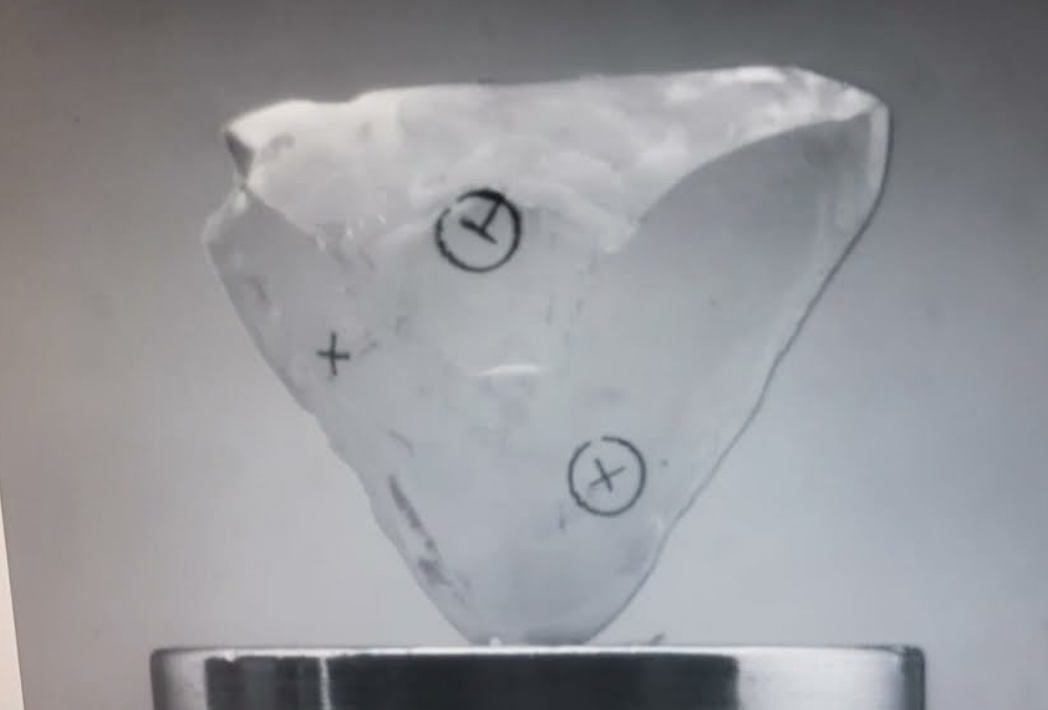
#> input picture full.png, 1048 x 710 px
$ python removebg_notworked.py
#> lines starting #> are read from the running program, lines starting #| are printed output that depends on the picture; after the words box and inside, x2 and y2 are one past the last pixel; in counts of white or black regions, pixels touching at a corner belong together
#> further down, img1 is the input picture: shape (710, 1048, 3); mean B, G, R 154.8, 150.7, 149.8
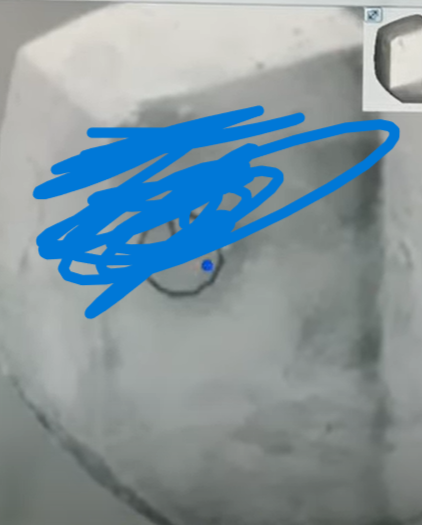
#> input picture full1.png, 422 x 525 px
#> further down, img3 is the input picture: shape (525, 422, 3); mean B, G, R 158.7, 149.2, 129.7
import cv2

import matplotlib
import numpy as np


from matplotlib import pyplot as plt


# Use this helper function if you are working in Jupyter Lab
# If not, then directly use cv2.imshow(<window name>, <image>)

def showimage(myimage):
    if (myimage.ndim > 2):  # This only applies to RGB or RGBA images (e.g. not to Black and White images)
        myimage = myimage[:, :, ::-1]  # OpenCV follows BGR order, while matplotlib likely follows RGB order

    fig, ax = plt.subplots(figsize=[10, 10])
    ax.imshow(myimage, cmap='gray', interpolation='bicubic')
    plt.xticks([]), plt.yticks([])  # to hide tick values on X and Y axis
    plt.show()

    # [60 lines left out: functions bgremove1, bgremove1, not called in this run]


def bgremove2(myimage):
    # First Convert to Grayscale
    myimage_grey = cv2.cvtColor(myimage, cv2.COLOR_BGR2GRAY)

    ret, baseline = cv2.threshold(myimage_grey, 127, 255, cv2.THRESH_TRUNC)
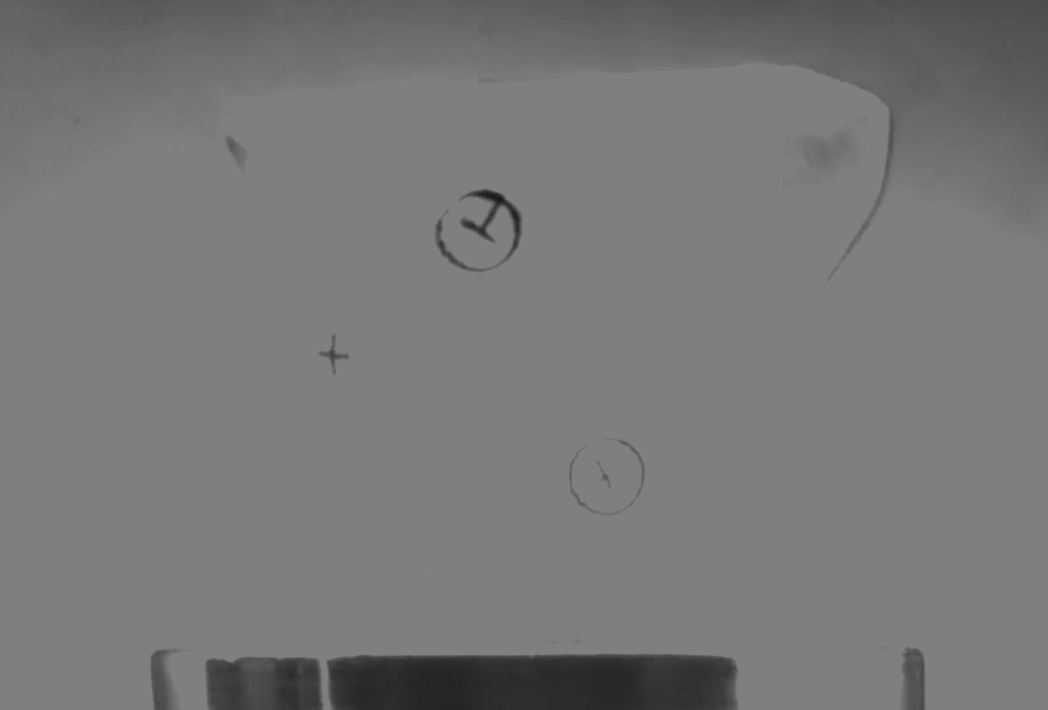
#> baseline: shape (710, 1048); min 26, max 127, mean 120.1

    ret, background = cv2.threshold(baseline, 126, 255, cv2.THRESH_BINARY)
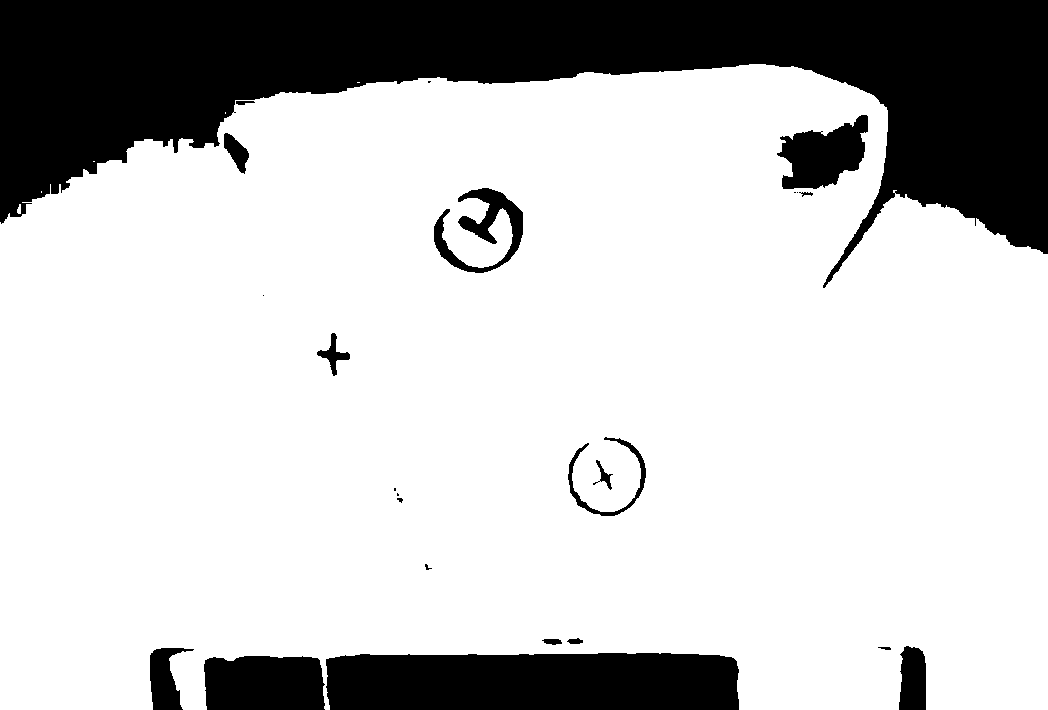
#> background: shape (710, 1048); 77.3% white; 24 black regions (8 under 20 px), largest, box (x1, y1, x2, y2) and area: (0, 0, 1048, 288) 127479, (326, 653, 739, 710) 22742, (204, 656, 325, 710) 6164

    ret, foreground = cv2.threshold(baseline, 126, 255, cv2.THRESH_BINARY_INV)

    foreground = cv2.bitwise_and(myimage, myimage,
                                 mask=foreground)  # Update foreground with bitwise_and to extract real foreground
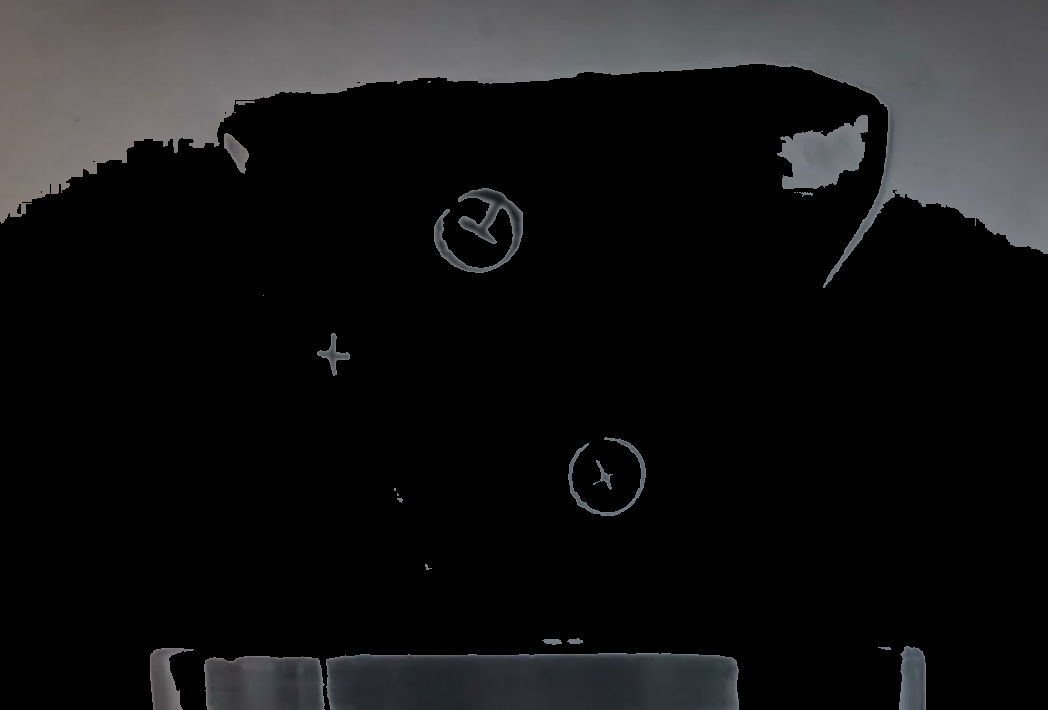
#> foreground: shape (710, 1048, 3); mean B, G, R 22.3, 21.7, 21.8

    # Convert black and white back into 3 channel greyscale
    background = cv2.cvtColor(background, cv2.COLOR_GRAY2BGR)

    # Combine the background and foreground to obtain our final image
    finalimage = background + foreground
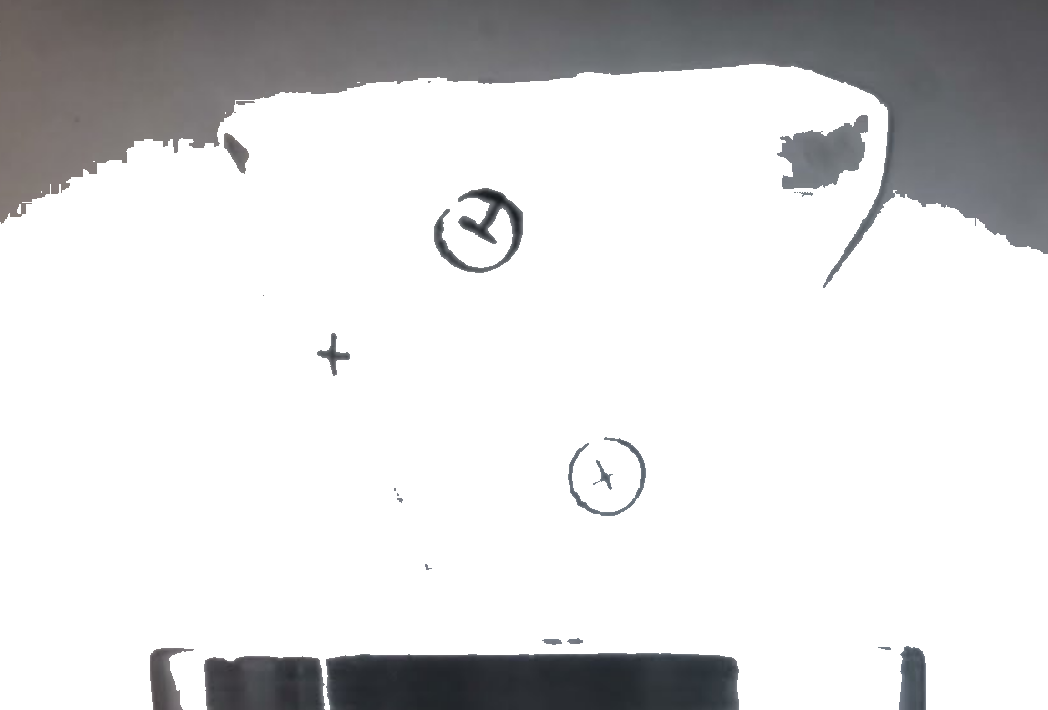
#> finalimage: shape (710, 1048, 3); mean B, G, R 219.6, 219, 219
    return finalimage


# [21 lines left out: function bgremove3, not called in this run]

img1 = cv2.imread('full.png')  # 714 x 901 pixels

img3 = cv2.imread('full1.png')  # 203 x 256 pixels

showimage(bgremove2(img1))
